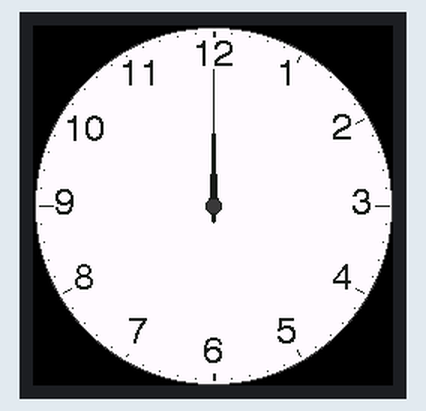
Recording of a sketch running on a simulated ESP32. Parts: 240×240 colour display. What the sketch prints to the serial monitor is not drawn.

Above: at 0.4 s.
At 60.4 s:
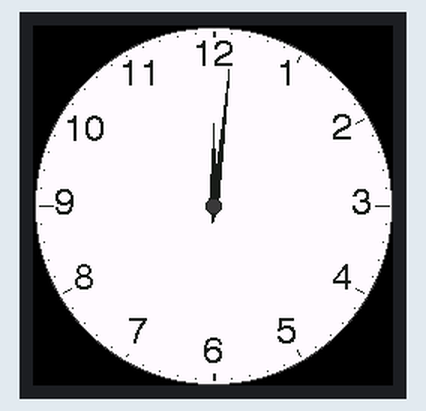
At 120.4 s:
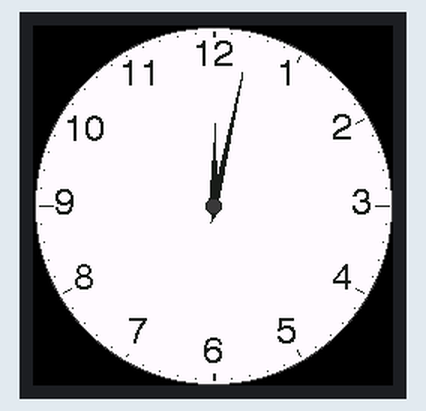

Measured:
- what the display in image 0 shows lasts 60.0 s, from 0.3 s to 60.3 s

The sketch:

one_display_v3.ino
```cpp
#include <TFT_eSPI.h>
#include <math.h>

// --------------------------------------------------
// MINI CLOCK TOWER - SINGLE DISPLAY TEST
// ESP32 DevKit V1 + one GC9A01 240x240 TFT
// No DS3231 RTC required. Uses millis() for timekeeping.
// --------------------------------------------------

TFT_eSPI tft = TFT_eSPI();

const int CENTER_X = 120;
const int CENTER_Y = 120;
const int FACE_RADIUS = 119;

// 24-hour time: 3:45 PM = 15 and 45.
const int START_HOUR = 12;
const int START_MINUTE = 0;

// RGB565 palette. Daylight remains natural ivory, not blue-white.
const uint16_t DAY_FACE   = 0xFFDF;
const uint16_t DUSK_FACE  = 0xFEDA;
const uint16_t NIGHT_FACE = 0xFE15;
const uint16_t INK_COLOR  = 0x18E3;
const uint16_t RIM_COLOR  = 0x4208;
const uint16_t HUB_COLOR  = 0x39C7;

int currentHour = START_HOUR;
int currentMinute = START_MINUTE;
unsigned long lastMinuteTick = 0;

float toRadians(float degrees) {
  return degrees * PI / 180.0f;
}

uint16_t blend565(uint16_t from, uint16_t to, float amount) {
  if (amount < 0.0f) amount = 0.0f;
  if (amount > 1.0f) amount = 1.0f;

  int r1 = (from >> 11) & 0x1F, g1 = (from >> 5) & 0x3F, b1 = from & 0x1F;
  int r2 = (to >> 11) & 0x1F,   g2 = (to >> 5) & 0x3F,   b2 = to & 0x1F;

  int r = roundf(r1 + (r2 - r1) * amount);
  int g = roundf(g1 + (g2 - g1) * amount);
  int b = roundf(b1 + (b2 - b1) * amount);
  return (uint16_t)((r << 11) | (g << 5) | b);
}

// Approximation based on displayed time, not actual sunrise/sunset.
// 07:00-16:59: daytime ivory; 17:00-21:59: gradual warming;
// 22:00-06:59: warm night ivory. It never becomes cooler/bluer than day.
uint16_t getFaceColor() {
  int minutesOfDay = currentHour * 60 + currentMinute;

  if (minutesOfDay >= 7 * 60 && minutesOfDay < 17 * 60) {
    return DAY_FACE;
  }
  if (minutesOfDay >= 17 * 60 && minutesOfDay < 22 * 60) {
    float progress = (minutesOfDay - 17 * 60) / (5.0f * 60.0f);
    return blend565(DUSK_FACE, NIGHT_FACE, progress);
  }
  return NIGHT_FACE;
}

// Tapered triangular hand: wide at the base, sharp at the tip.
void drawHand(float angleDegrees, float length, float tailLength,
              float baseHalfWidth, uint16_t color) {
  float angle = toRadians(angleDegrees);
  float dx = cosf(angle), dy = sinf(angle);
  float px = -dy, py = dx;

  int tipX = roundf(CENTER_X + dx * length);
  int tipY = roundf(CENTER_Y + dy * length);

  int baseX = roundf(CENTER_X + dx * 5.0f);
  int baseY = roundf(CENTER_Y + dy * 5.0f);
  int leftX = roundf(baseX + px * baseHalfWidth);
  int leftY = roundf(baseY + py * baseHalfWidth);
  int rightX = roundf(baseX - px * baseHalfWidth);
  int rightY = roundf(baseY - py * baseHalfWidth);

  tft.fillTriangle(tipX, tipY, leftX, leftY, rightX, rightY, color);

  // Small counterweight behind the pivot.
  int tailX = roundf(CENTER_X - dx * tailLength);
  int tailY = roundf(CENTER_Y - dy * tailLength);
  int tailLeftX = roundf(CENTER_X + px * (baseHalfWidth * 0.45f));
  int tailLeftY = roundf(CENTER_Y + py * (baseHalfWidth * 0.45f));
  int tailRightX = roundf(CENTER_X - px * (baseHalfWidth * 0.45f));
  int tailRightY = roundf(CENTER_Y - py * (baseHalfWidth * 0.45f));
  tft.fillTriangle(tailX, tailY, tailLeftX, tailLeftY,
                   tailRightX, tailRightY, color);
}

// Large Arabic hour numerals arranged around the perimeter.
void drawHourNumbers(uint16_t faceColor) {
  tft.setTextDatum(MC_DATUM);
  tft.setTextFont(4);
  tft.setTextSize(1);
  tft.setTextColor(INK_COLOR, faceColor);

  const int numberRadius = 99;
  for (int hour = 1; hour <= 12; hour++) {
    float angle = toRadians(hour * 30.0f - 90.0f);
    int x = CENTER_X + roundf(cosf(angle) * numberRadius);
    int y = CENTER_Y + roundf(sinf(angle) * numberRadius);
    tft.drawNumber(hour, x, y);
  }
}

// Fine minute marks, with stronger marks at every five minutes.
void drawMinuteMarkers() {
  for (int minute = 0; minute < 60; minute++) {
    float angle = toRadians(minute * 6.0f - 90.0f);
    bool fiveMinute = (minute % 5 == 0);
    bool quarterHour = (minute % 15 == 0);

    int outerRadius = 116;
    int innerRadius = quarterHour ? 108 : (fiveMinute ? 110 : 113);
    int x1 = CENTER_X + roundf(cosf(angle) * innerRadius);
    int y1 = CENTER_Y + roundf(sinf(angle) * innerRadius);
    int x2 = CENTER_X + roundf(cosf(angle) * outerRadius);
    int y2 = CENTER_Y + roundf(sinf(angle) * outerRadius);

    if (fiveMinute) {
      tft.drawLine(x1, y1, x2, y2, INK_COLOR);
      if (quarterHour) {
        tft.drawLine(x1 + 1, y1, x2 + 1, y2, INK_COLOR);
      }
    } else {
      tft.drawPixel(x2, y2, INK_COLOR);
    }
  }
}

void drawClockFace() {
  uint16_t faceColor = getFaceColor();
  tft.fillScreen(TFT_BLACK);

  // A one-pixel dark outline, not the previous thick black bezel.
  tft.fillCircle(CENTER_X, CENTER_Y, FACE_RADIUS, RIM_COLOR);
  tft.fillCircle(CENTER_X, CENTER_Y, FACE_RADIUS - 1, faceColor);

  drawMinuteMarkers();
  drawHourNumbers(faceColor);
}

void drawClock() {
  drawClockFace();

  float hourAngle =
    (currentHour % 12) * 30.0f + currentMinute * 0.5f - 90.0f;
  float minuteAngle = currentMinute * 6.0f - 90.0f;

  // Short hour hand first; longer, thinner minute hand on top.
  drawHand(hourAngle, 55.0f, 8.0f, 3.0f, INK_COLOR);
  drawHand(minuteAngle, 91.0f, 11.0f, 2.0f, INK_COLOR);

  // Slightly lighter charcoal pivot.
  tft.fillCircle(CENTER_X, CENTER_Y, 5, HUB_COLOR);
  tft.drawCircle(CENTER_X, CENTER_Y, 5, INK_COLOR);
}

void advanceMinute() {
  currentMinute++;
  if (currentMinute >= 60) {
    currentMinute = 0;
    currentHour = (currentHour + 1) % 24;
  }
}

void setup() {
  Serial.begin(115200);
  tft.init();
  tft.setRotation(0);

  lastMinuteTick = millis();
  drawClock();

  Serial.println("Single-display clock started (no RTC).");
  Serial.println("Time begins at START_HOUR / START_MINUTE.");
}

void loop() {
  unsigned long now = millis();

  while ((unsigned long)(now - lastMinuteTick) >= 60000UL) {
    lastMinuteTick += 60000UL;
    advanceMinute();
    drawClock();
    Serial.printf("Clock time: %02d:%02d\n", currentHour, currentMinute);
  }

  delay(20);
}
```
